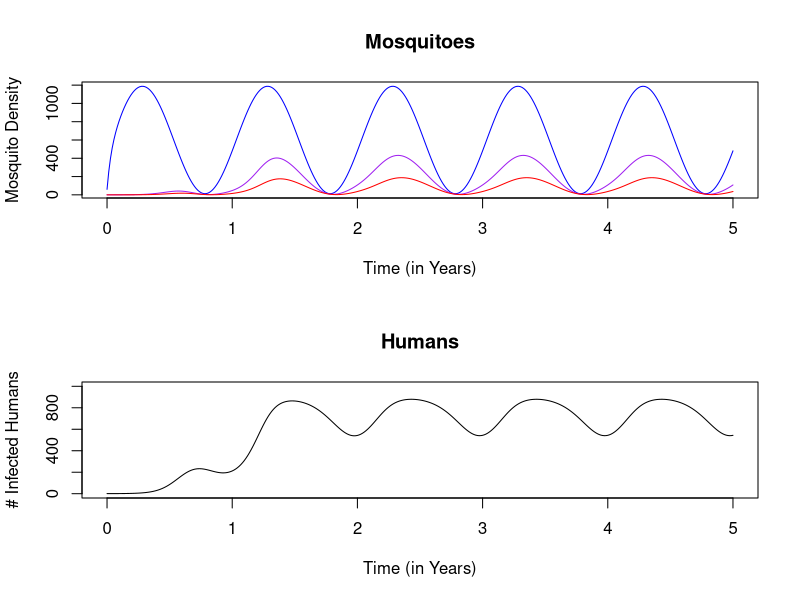

Write R code to recreate this figure.
## ---- chunk 1
dAronMay = function(t, y, params){with(params,{
 
  # Variables  
  if(t<=tau) ylag<-y0 else ylag <- lagvalue(t-tau)
  M=y[1]; M_tau = ylag[1]
  Y=y[2]; Y_tau = ylag[2]; 
  Z=y[3]; 
  X=y[4]; X_tau = ylag[4]
   
  # Terms 
  kappa = c*X/H; kappa_tau = c*X_tau/H
  h = b*f*q*Z/H 
   
  # Dynamics 
  dM = Lambda(t) - g*M
  dY = f*q*kappa*(M-Y) -g*Y
  dZ = f*q*kappa_tau*(M_tau-Y_tau)*exp(-g*tau) -g*Z
  dX = h*(H-X)-r*X
  
  return(list(c(dM, dY, dZ, dX)))
})} 
## ---- chunk 2
y0= c(M=60, Y=0, Z=0, X=1)
## ---- chunk 3
makeParams = function(y0, 
                      g=1/12, f=1/2.5, q=0.95,  
                      c=0.15,
                      b=0.55, r=1/200, H=1000,  
                      m=.05, ss=1,  
                      tau=10  
                      ){
  ss = min(1,max(0, ss))
return(list(y0=y0,g=g,f=f,q=q,c=c,H=H,tau=tau,b=b,r=r,
  Lambda = function(t){m*H*(1 + ss*sin(2*pi*t/365))})) 
} 
params = makeParams(y0)
## ---- chunk 4
require(deSolve)
tt = seq(0,5*365, by=5) 
yout <- dede(y=y0, times=tt, func=dAronMay, parms=params) 
## ---- chunk 5
plotTS_AronMay = function(yout){with(data.frame(yout),{
  par(mfrow = c(2,1))
  plot(time/365, M, type = "l", col = "blue", 
       xlab = "Time (in Years)", 
       ylab = "Mosquito Density", 
       main = "Mosquitoes")
  lines(time/365, Y, col = "purple")
  lines(time/365, Z, col = "red")
  
  plot(time/365, X, ylim = c(0,1000), type = "l", 
       xlab = "Time (in Years)", 
       ylab = "# Infected Humans", 
       main = "Humans")
})}
## ---- chunk 6
plotTS_AronMay(yout)
